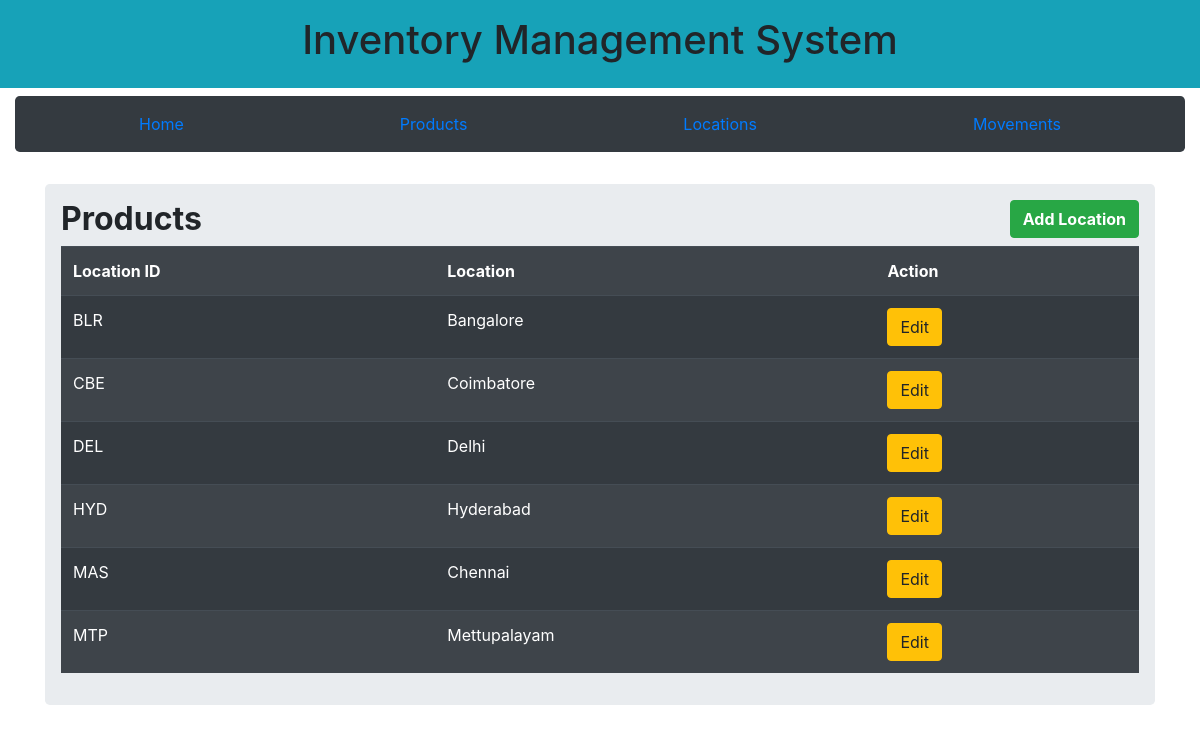
The page /locations on the database as committed earlier.
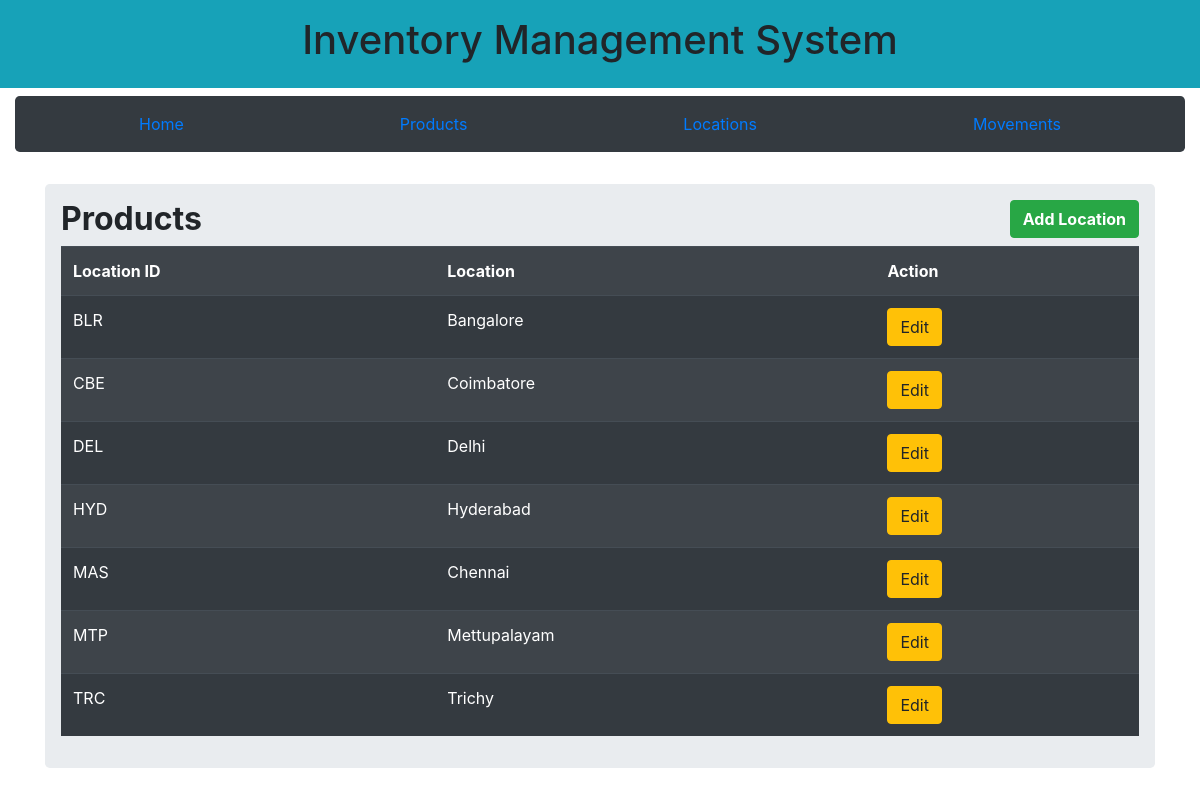
The same page on the database as committed later.
### app.py (models this page shows, shortened)
class Locations(db.Model):
    locationID = db.Column(db.String(100), primary_key = True, nullable = True)
    location = db.Column(db.String(100))

### app.py (the view, shortened to what this page needs)
@app.route("/locations", methods=['GET', 'POST', 'PUT'])
def locations():
    locationsDetails = Locations.query.all()
    return render_template('locations.html', locationsDetails = locationsDetails)

### templates/locations.html (shortened to what this page needs)
{% extends "base.html" %}
{% block body %}
<div class="container">
    <div class="row">
        <div class="col md-12">
            <div class="jumbotron p-3 bg-grey ">
                <h2>
                    <b>
                        Products
                    </b>
                <button type="button" class="btn btn-success float-right"
                data-toggle="modal" data-target="#myModal">
                    <b>
                        Add Location
                    </b>
                    </button>
                </h2>
                    <table class="table table-hover table-dark table-striped">
                        <tr>
                            <th> Location ID </th>
                            <th> Location </th>
                            <th> Action </th>
                        </tr>
                        {% for row in locationsDetails %}
                        {%if row.locationID == ""%}
                        {%else%}
                        <tr>
                           <td>{{row.locationID}}</td>
                           <td>{{row.location}}</td>
                           <td>
                               <a href="/editlocation/{{row.locationID}}" class="btn btn-warning btn-xs" data-toggle="modal" data-target="#modaledit{{row.locationID}}">Edit</a>
                           </td>
                        {%endif%}
                        {% endfor %}
                    </table>
            </div>
         </div>
     </div>
 </div>
{% endblock %}

Rows that differ between the two databases and show on the page:
added Locations: locationID "TRC", location "Trichy"
